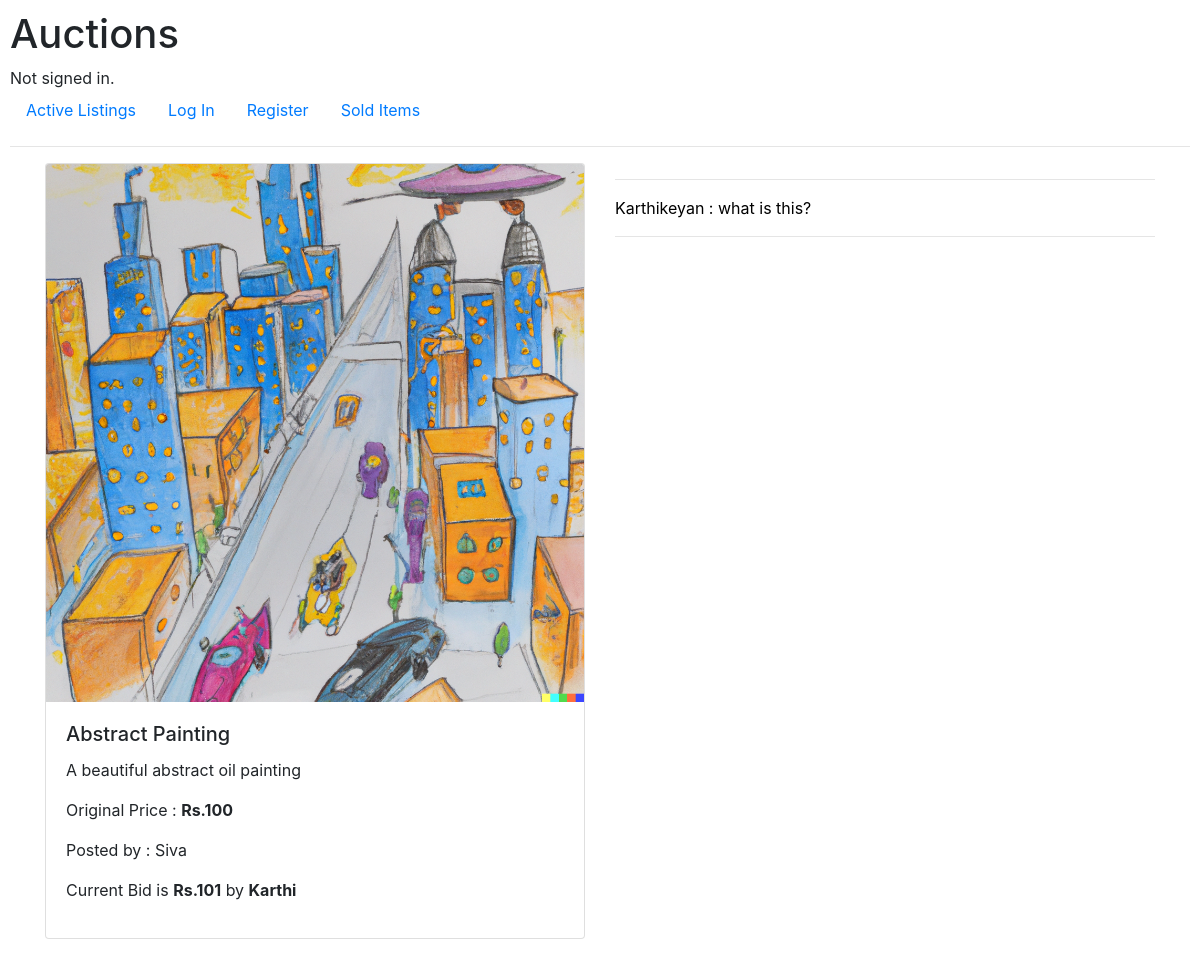
The app's page /listing/Abstract Painting with its own data.
### auctions/models.py (models this page shows, shortened)
class listing(models.Model):
    title = models.CharField(max_length=20)
    description = models.CharField(max_length=64)
    price = models.IntegerField()
    category = models.ForeignKey(Category, blank=True, null=True, on_delete=models.CASCADE, related_name="item_type")
    image = models.ImageField(null=True, blank=True, upload_to='images/')
    posted_user = models.ForeignKey(User, related_name="posted_item", on_delete=models.CASCADE, null=True)
    isActive = models.BooleanField(default=True)
    watchlist = models.ManyToManyField(User, null=True, related_name="Watch_items", blank=True)

class User(AbstractUser):
    pass

class comment(models.Model):
    commented = models.ForeignKey(listing,on_delete=models.CASCADE, null=True, blank=True, related_name="comments")
    commenter = models.ForeignKey(User, related_name="user_name", on_delete=models.CASCADE, null=True)
    comment = models.CharField(max_length=100, null=True)
    def __str__(self):
        return f"{self.commenter} : {self.comment}"

### auctions/views.py (the view)
# urls.py: path("listing/<str:t>", views.list, name="list"),
def list(request, t):
    o = listing.objects.get(title = t)
    inWatchlist = request.user in o.watchlist.all()
    form = BidsForm()
    u = request.user
    owner = o.posted_user
    try:
        cur_item = bid.objects.filter(item = o.id).last()
        curr = cur_item.cur
        by = cur_item.buyer
    except:
        curr = 0
        by = None
    comms = comment.objects.filter(commented = o)
    return render(request, "auctions/listings.html", {
        "cur" : curr,
        "listings" : o,
        "watching" : inWatchlist,
        "form" : form,
        "comms" : comms,
        "by" : by,
        "u" : u,
        "owner" : owner,
    })

### auctions/templates/auctions/listings.html (shortened to what this page needs)
{% extends 'auctions/layout.html' %}
{%block body %}
<div class="container">
    <div class="row">
        <div class="col">
        <div class="card mb-3">
            {% if listings.image %}
            <img src="{{listings.image.url}}" class="card-img-top">
            {% endif %}
            <div class="card-body">
                <h5 class="card-title">{{listings.title}}</h5>
                <p class="card-text">{{listings.description}}</p>
                <p>Original Price : <strong>Rs.{{listings.price}}</strong></p>
                <p class="card-text">Posted by : {{listings.posted_user}}</p>
                {% if listings.isActive == False and u == by %}<p>
                    <strong>Congratulations!! You won the auction for Rs.{{cur}}</strong>
                </p>{% else %}
                {%if listings.isActive%}<div><p>Current Bid is <strong>Rs.{{cur}}</strong> by <strong>{% if u == by %}you{% else %}{{by}}{% endif %}</strong></p></div>
                {% else %}
                <p>Sold to <strong>{{by}}</strong> for <strong>Rs.{{cur}}</strong></p>{% endif %}{% endif %}
            </div>
        </div>
        </div>
<div class="col">
<hr />
<div id="scroll-bg">
    <div id="scroll-div">
        <div id="scroll-obj">
            {% for comm in comms %}
            <ul class="list-unstyled">
                <li class="list-group-items">{{comm}}<hr /></li>
                {% empty %}
                No comments
            </ul>
            {% endfor %}
        </div>
    </div>
</div>
</div>
    </div>
</div>
{% endblock %}

### auctions/static/auctions/styles.css (style rules this page uses)
body { padding: 10px; }
#scroll-bg { background : rgb(255, 255, 255); margin : 2% auto; }
#scroll-div { background : rgb(255, 255, 255); height : 300px; overflow : hidden; overflow-y : scroll; }
#scroll-obj { color : black; }

### records on screen
listing: image (picture), title "Abstract Painting", description "A beautiful abstract oil painting", price "100", posted_user "Siva"
User: username "Karthi"
comment: commenter+comment "Karthikeyan : what is this?"

### other values on screen
{{ cur }} "101"
